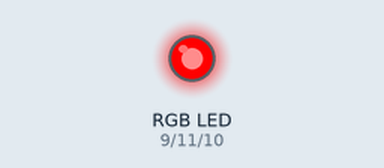
Bench run of a sketch on a simulated Arduino Uno, built with avr-gcc and run on an emulated ATmega328P. Shown: an RGB LED mixed from three pins (HIGH = lit).

Above: at 0.2 s.
At 0.7 s:
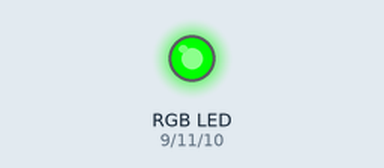
At 2.7 s:
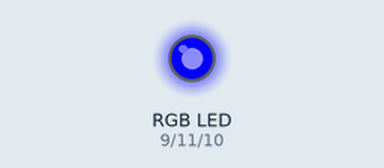
Timing chart, 0 to 3.5 s (numbered marks = the images above):
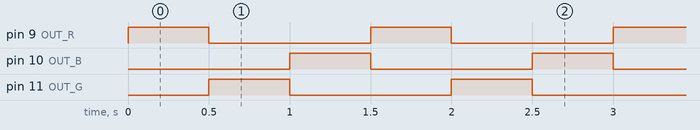

The sketch:

OUT_RGB_1.ino
```cpp
int OUT_R = 9;              //red pin connected to pin 9
int OUT_B = 10;             //blue pin connected to pin 10
int OUT_G = 11;             //green pin connected to pin 11
void setup()
{
  pinMode(OUT_R, OUTPUT);   //make the three pins as output
  pinMode(OUT_G, OUTPUT);
  pinMode(OUT_B, OUTPUT);
}
void loop()
{
  analogWrite(OUT_R, 255);  //red pin high, others low
  analogWrite(OUT_G, 0);
  analogWrite(OUT_B, 0);
  delay(500);               //delay 0.5 second to see the light color
  analogWrite(OUT_R, 0);
  analogWrite(OUT_G, 255);  //green pin high, others low
  analogWrite(OUT_B, 0);
  delay(500);
  analogWrite(OUT_R, 0);
  analogWrite(OUT_G, 0);
  analogWrite(OUT_B, 255);  //blue pin high, others low
  delay(500);

}
```

Measured:
- by itself, pin 9 (OUT_R), pin 10 (OUT_B), pin 11 (OUT_G): alternates HIGH for 0.50 s and LOW for 1.0 s
- by itself, everything shown: repeats every 1.5 s, in 3 steps
